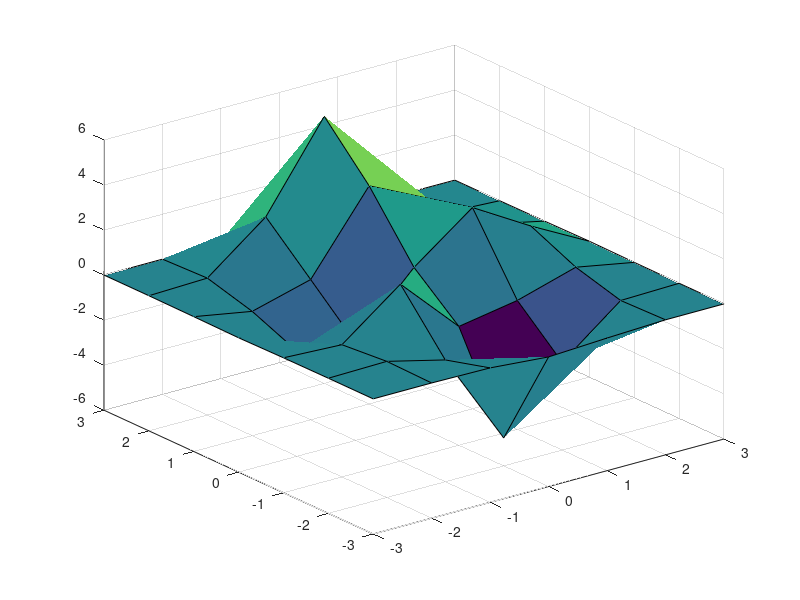
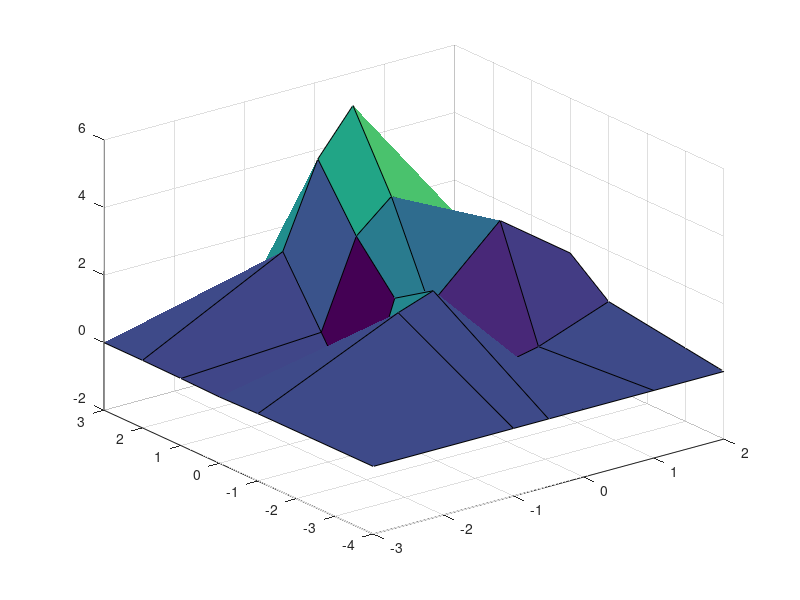
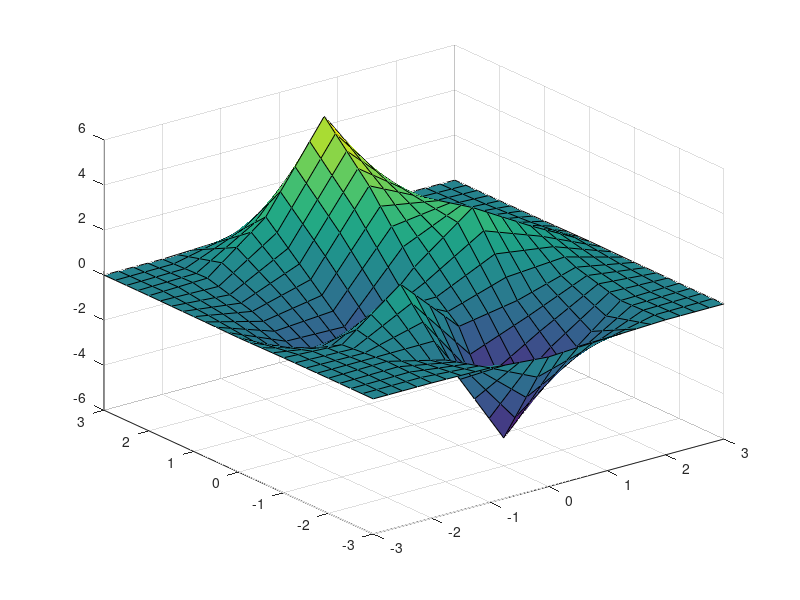
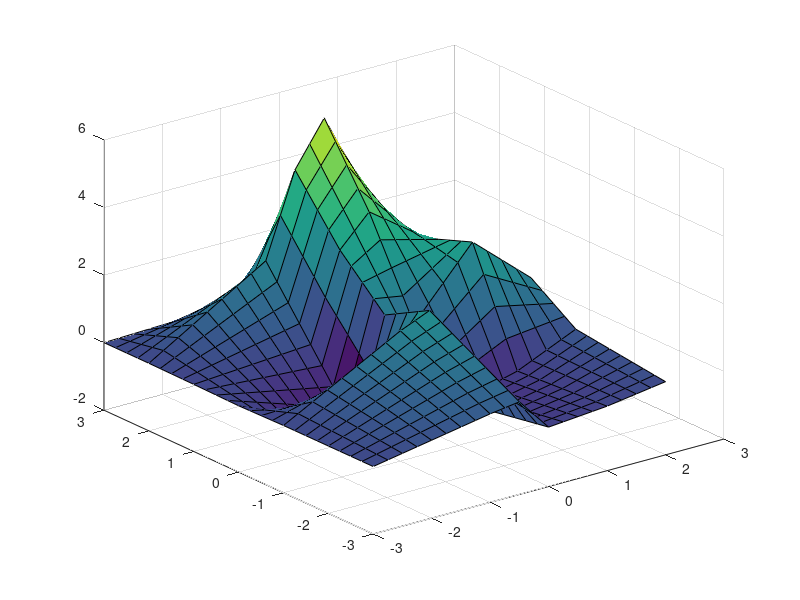

Reproduce these figures in MATLAB, in order.
[X Y] = meshgrid(-3:3);
V = peaks(X, Y);

figure
surf(X, Y, V)

x = [-3 -1 -0.5 0 1 2];
y = [-4 -1  0 1 2 3]; 
[X1 Y1] = meshgrid(x,y);
V1 = peaks(X1, Y1);

figure
surf(X1, Y1, V1)

[Xq Yq] = meshgrid(-3:0.25:3);
Vq = interp2(X, Y, V, Xq, Yq);
figure
surf(Xq, Yq, Vq)

Vq1 = interp2(X1, Y1, V1, Xq, Yq);
figure
surf(Xq, Yq, Vq1)

x = -2*pi:0.3:2*pi;
y = x;

[X Y] = meshgrid(x, y);

Z = sin(X) + cos(Y);

figure
surf(X, Y, Z)







